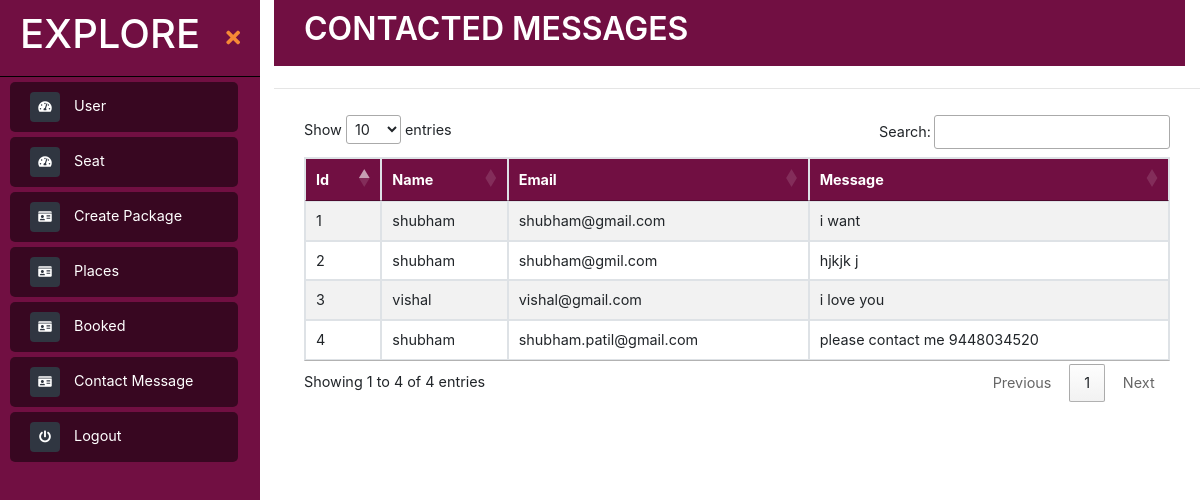
Page /admin/contactDetails.php on the committed database.
### tables this page shows
CREATE TABLE `contactus` (
  `id` int(10) NOT NULL,
  `name` varchar(50) NOT NULL,
  `email` varchar(50) NOT NULL,
  `message` varchar(200) NOT NULL
);

### admin/contactDetails.php (the view, shortened to what this page needs)
<?php include("sidebar.php");
include('../connect.php')
?>
<div class="page-content container-fluid">
    <div class="footer">
        <div class="d-flex justify-content-between">
            <h2 class="text-center" style="font-weight: 600">CONTACTED MESSAGES</h2>
        </div>
    </div>
</div>
<main class="page-content">
    <hr />
    <div class="table-responsive" style="overflow-y:scroll; height: 480px;">
        <table class="table table-bordered table-striped bg-white" id="example">
            <thead>
                <tr>
                    <th>Id</th>
                    <th>Name</th>
                    <th>Email</th>
                    <th>Message</th>
                </tr>
            </thead>
            <tbody>
                <?php
                    $query="SELECT * FROM `contactus` ORDER BY `id`";
                    $sn=0;
                    $confirm = mysqli_query($conn, $query) or die(mysqli_error());
                    while ($out = mysqli_fetch_array($confirm))
                    { ?>
                        <tr>
                            <td><?php echo ++$sn; ?></td>
                            <td><?php echo $out['name']; ?></td>
                            <td><?php echo $out['email']; ?></td>
                            <td><?php echo $out['message']; ?></td>
                        </tr>
                        <?php
                    } ?>
            </tbody>
        </table>
    </div>
</main>

### admin/assets/css/style.css (style rules this page uses)
* { margin: 0px; padding: 0px; }
body { font-size: 0.9rem; background-color: #ffffff; }
.page-wrapper .sidebar-wrapper, .sidebar-wrapper .sidebar-brand > a, .sidebar-wrapper .sidebar-dropdown > a:after, .sidebar-wrapper .sidebar-menu .sidebar-dropdown .sidebar-submenu li a:before, .sidebar-wrapper ul li a i, .page-wrapper .page-content, .sidebar-wrapper .sidebar-search input.search-menu, .sidebar-wrapper .sidebar-search .input-group-text, .sidebar-wrapper .sidebar-menu ul li a, #show-sidebar, #close-sidebar { -webkit-transition: all 0.3s ease; -moz-transition: all 0.3s ease; -ms-transition: all 0.3s ease; -o-transition: all 0.3s ease; transition: all 0.3s ease; }
@media screen and (min-width: 768px) { .page-wrapper.toggled .page-content { padding-left: 274px; } }
.page-wrapper .page-content { display: inline-block; width: 100%; padding-left: 10px; padding-top: 0px; }
.page-wrapper .page-content > div { padding: 10px 30px; }
.page-wrapper .page-content { overflow-x: hidden; }
.footer { text-align: center; background-color: rgb(113, 15, 66); color:white; padding: 10px 0px 5px 0px; }

### admin/contactDetails.php (style rules this page uses)
.table-bordered tr th { background-color: rgb(113, 15, 66); color: white; }

### rows in the picture
contactus: name "shubham", email "shubham@gmail.com", message "i want"
contactus: name "shubham", email "shubham@gmil.com", message "hjkjk j"
contactus: name "vishal", email "vishal@gmail.com", message "i love you"
contactus: name "shubham", email "shubham.patil@gmail.com", message "please contact me 9448034520"
